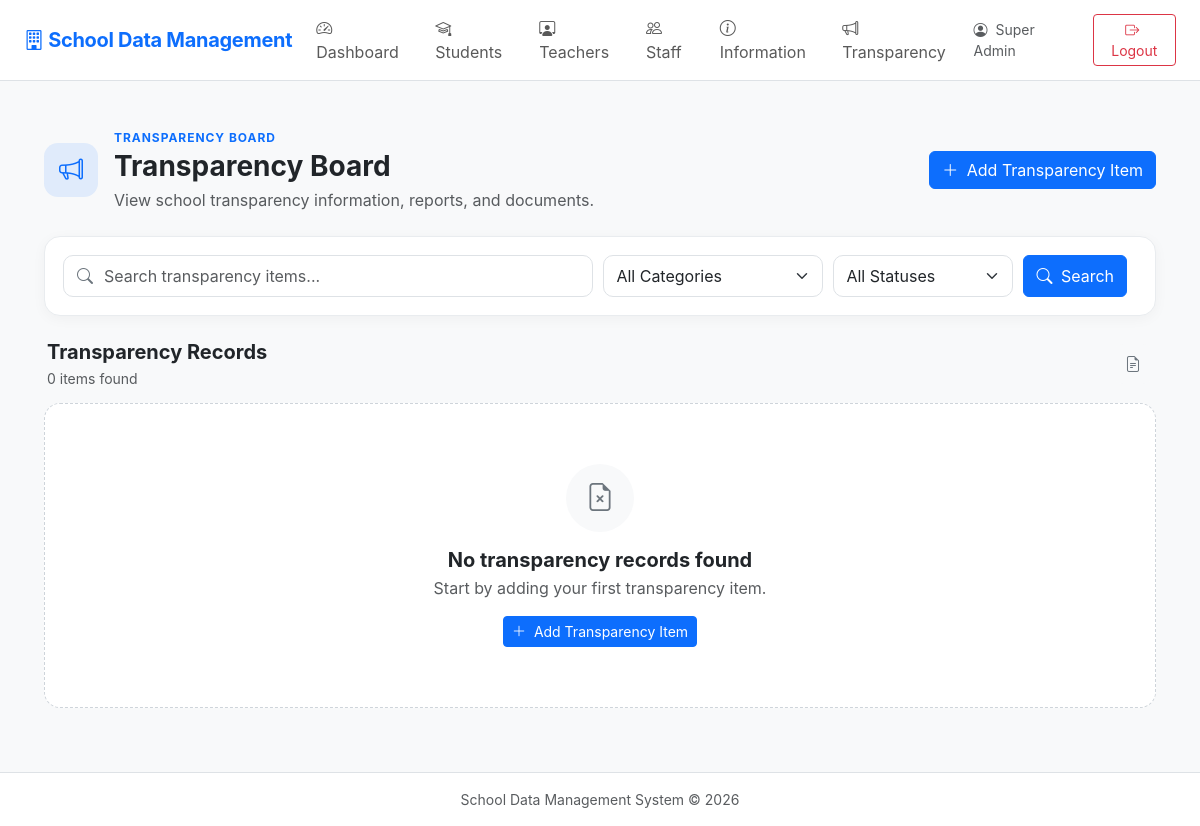
The page /transparency.php (signed in) on the database as committed earlier.
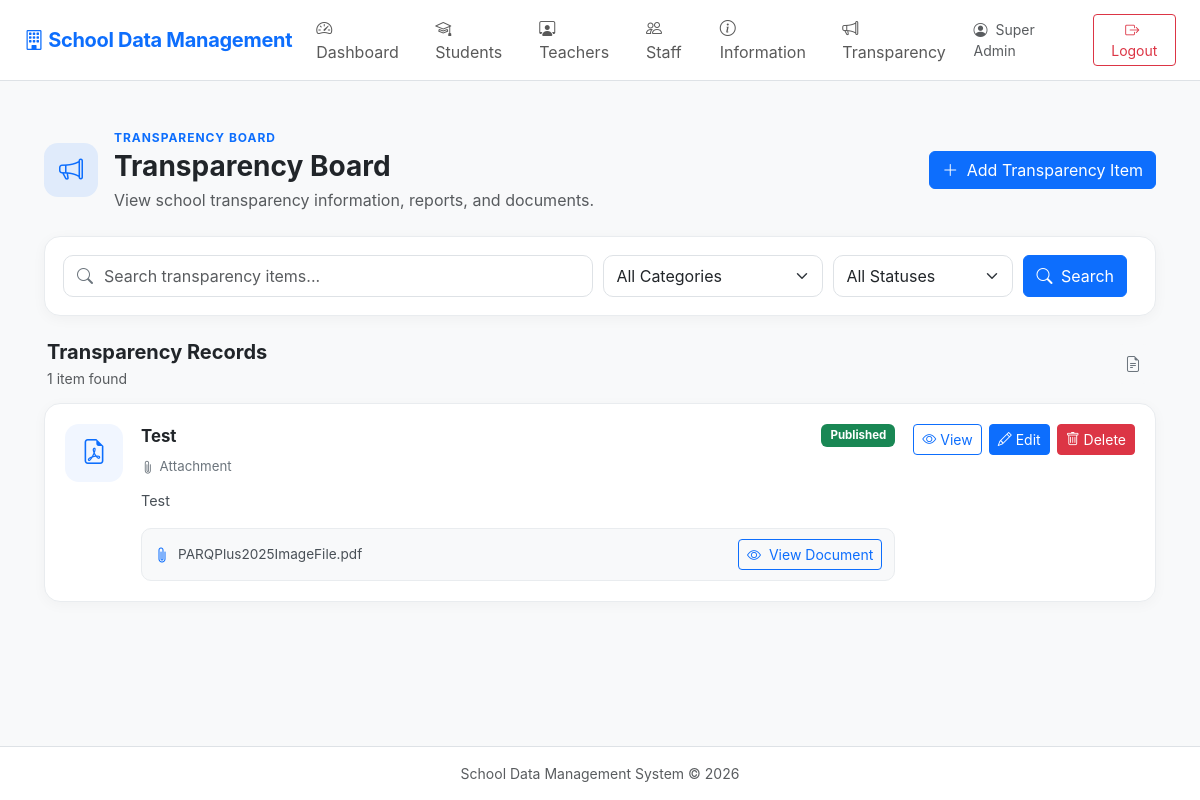
The same page on the database as committed later.
### tables this page shows
CREATE TABLE `transparency` (
  `id` int(10) UNSIGNED NOT NULL,
  `title` varchar(255) NOT NULL,
  `category` varchar(100) DEFAULT NULL,
  `description` text DEFAULT NULL,
  `school_year` varchar(20) DEFAULT NULL,
  `date_posted` date DEFAULT NULL,
  `file_name` varchar(255) DEFAULT NULL,
  `file_path` varchar(500) DEFAULT NULL,
  `file_type` varchar(100) DEFAULT NULL,
  `status` enum('Published','Draft','Archived') NOT NULL DEFAULT 'Published',
  `created_by` int(10) UNSIGNED DEFAULT NULL,
  `updated_by` int(10) UNSIGNED DEFAULT NULL,
  `created_at` timestamp NOT NULL DEFAULT current_timestamp(),
  `updated_at` timestamp NOT NULL DEFAULT current_timestamp() ON UPDATE current_timestamp()
);

### config.php (called while the page is built, shortened)
<?php
function e($value)
{
    return htmlspecialchars(
        (string) $value,
        ENT_QUOTES,
        'UTF-8'
    );
}
?>

### transparency.php (the view, shortened to what the changed rows need)
<?php
require_once __DIR__ . '/config.php';
$userRole = $_SESSION['role'] ?? '';
$isAdmin = strcasecmp(
    $userRole,
    'Administrator'
) === 0;
$q = trim(
    $_GET['q'] ?? ''
);
$category = trim(
    $_GET['category'] ?? ''
);
$status = trim(
    $_GET['status'] ?? ''
);
$sql = "
    SELECT *
    FROM transparency
";
$params = [];
$sql .= "
    ORDER BY
        date_posted DESC,
        id DESC
";
$stmt = $pdo->prepare($sql);
$stmt->execute(
    $params
);
$rows = $stmt->fetchAll();
include 'header.php';
?>
<link
    rel="stylesheet"
    href="assets/transparency.css"
>
<div class="transparency-page">
    <div class="transparency-page-header">
        <div class="transparency-header-left">
            <div>
                <h2 class="fw-bold mb-1">
                    Transparency Board
                </h2>
            </div>
        </div>
    </div>
    <div class="transparency-record-header">
        <div>
            <h5 class="fw-bold mb-1">
                Transparency Records
            </h5>
            <p class="text-muted small mb-0">
                <?= count($rows) ?>
                item<?= count($rows) !== 1 ? 's' : '' ?>
                found
            </p>
        </div>
    </div>
    <div class="transparency-records">
        <?php if (!empty($rows)): ?>
            <?php foreach ($rows as $r): ?>
                <div class="transparency-item-card">
                    <div class="transparency-item-icon">
                        <?php
                        $itemIcon =
                            'bi-file-earmark-text';
                        if (
                            !empty(
                                $r['file_path']
                            )
                        ) {
                            $extension =
                                strtolower(
                                    pathinfo(
                                        $r['file_path'],
                                        PATHINFO_EXTENSION
                                    )
                                );
                            if (
                                in_array(
                                    $extension,
                                    [
                                        'jpg',
                                        'jpeg',
                                        'png',
                                        'webp'
                                    ],
                                    true
                                )
                            ) {
                                $itemIcon =
                                    'bi-file-earmark-image';
                            } elseif (
                                in_array(
                                    $extension,
                                    [
                                        'xls',
                                        'xlsx'
                                    ],
                                    true
                                )
                            ) {
                                $itemIcon =
                                    'bi-file-earmark-spreadsheet';
                            } elseif (
                                in_array(
                                    $extension,
                                    [
                                        'ppt',
                                        'pptx'
                                    ],
                                    true
                                )
                            ) {
                                $itemIcon =
                                    'bi-file-earmark-slides';
                            } elseif (
                                in_array(
                                    $extension,
                                    [
                                        'doc',
                                        'docx'
                                    ],
                                    true
                                )
                            ) {
                                $itemIcon =
                                    'bi-file-earmark-word';
                            } elseif (
                                $extension === 'pdf'
                            ) {
                                $itemIcon =
                                    'bi-file-earmark-pdf';
                            }
                        }
                        ?>
                        <i
                            class="bi <?= e($itemIcon) ?>"
                        ></i>
                    </div>
                    <div class="transparency-item-content">
                        <div class="transparency-item-top">
                            <div class="transparency-item-title">
                                <?= e(
                                    $r['title']
                                    ??
                                    'Untitled Transparency Item'
                                ) ?>
                            </div>
                            <?php
                            $itemStatus =
                                $r['status']
                                ??
                                'Published';
                            ?>
                            <?php if (
                                $itemStatus === 'Published'
                            ): ?>
                                <span class="badge bg-success">
                                    Published
                                </span>
                            <?php elseif (
                                $itemStatus === 'Draft'
                            ): ?>
                                <span class="badge bg-warning text-dark">
                                    Draft
                                </span>
                            <?php else: ?>
                                <span class="badge bg-secondary">
                                    Archived
                                </span>
                            <?php endif; ?>
                        </div>
                        <div class="transparency-item-meta">
                            <?php if (
                                !empty(
                                    $r['file_path']
                                )
                            ): ?>
                                <span>
                                    <i class="bi bi-paperclip"></i>
                                    Attachment
                                </span>
                            <?php endif; ?>
                        </div>
                        <?php if (
                            !empty(
                                $r['description']
                            )
                        ): ?>
                            <div
                                class="transparency-item-description"
                            >
                                <?= nl2br(
                                    e(
                                        $r['description']
                                    )
                                ) ?>
                            </div>
                        <?php endif; ?>
                        <?php if (
                            !empty(
                                $r['file_path']
                            )
                        ): ?>
                            <div
                                class="transparency-item-file"
                            >
                                <div
                                    class="transparency-file-left"
                                >
                                    <i class="bi bi-paperclip"></i>
                                    <span>
                                        <?= e(
                                            $r['file_name']
                                            ??
                                            'Attached Document'
                                        ) ?>
                                    </span>
                                </div>
                                <a
                                    href="<?= e(
                                        $r['file_path']
                                    ) ?>"
                                    target="_blank"
                                    rel="noopener noreferrer"
                                    class="btn btn-sm btn-outline-primary"
                                >
                                    <i class="bi bi-eye me-1"></i>
                                    View Document
                                </a>
                            </div>
                        <?php endif; ?>
                    </div>
                    <div class="transparency-item-actions">
                        <a
                            href="transparency_view.php?id=<?= (int)$r['id'] ?>"
                            class="btn btn-sm btn-outline-primary"
                            title="View Transparency Item"
                        >
                            <i class="bi bi-eye"></i>
                            <span>
                                View
                            </span>
                        </a>
                        <?php if ($isAdmin): ?>
                            <a
                                href="transparency_form.php?id=<?= (int)$r['id'] ?>"
                                class="btn btn-sm btn-primary"
                                title="Edit Transparency Item"
                            >
                                <i class="bi bi-pencil"></i>
                                <span>
                                    Edit
                                </span>
                            </a>
                            <a
                                href="delete_transparency.php?id=<?= (int)$r['id'] ?>"
                                class="btn btn-sm btn-danger"
                                data-confirm="Delete this transparency item?"
                                title="Delete Transparency Item"
                            >
                                <i class="bi bi-trash"></i>
                                <span>
                                    Delete
                                </span>
                            </a>
                        <?php endif; ?>
                    </div>
                </div>
            <?php endforeach; ?>
        <?php else: ?>
            <div class="transparency-empty-state">
                <div class="transparency-empty-icon">
                    <i class="bi bi-file-earmark-x"></i>
                </div>
                <h5 class="fw-bold mb-1">
                    No transparency records found
                </h5>
                <?php if (
                    $q !== '' ||
                    $category !== '' ||
                    $status !== ''
                ): ?>
                    <p class="text-muted mb-3">
                        No transparency items matched
                        your current search or filters.
                    </p>
                    <a
                        href="transparency.php"
                        class="btn btn-outline-primary btn-sm"
                    >
                        <i class="bi bi-arrow-counterclockwise me-1"></i>
                        Reset Filters
                    </a>
                <?php else: ?>
                    <?php if ($isAdmin): ?>
                        <p class="text-muted mb-3">
                            Start by adding your first
                            transparency item.
                        </p>
                        <a
                            href="transparency_form.php"
                            class="btn btn-primary btn-sm"
                        >
                            <i class="bi bi-plus-lg me-1"></i>
                            Add Transparency Item
                        </a>
                    <?php endif; ?>
                <?php endif; ?>
            </div>
        <?php endif; ?>
    </div>
</div>
<?php include 'footer.php'; ?>

Rows that differ between the two databases and show on the page:
added transparency: title "Test", status "Published", shows "Attachment", description "Test", file_name "PARQPlus2025ImageFile.pdf"
Other text that changed with them:
count($rows): "0" → "1"
text no longer shown: "s No transparency records found Start by adding your first transparency item. Add Transparency Item"
